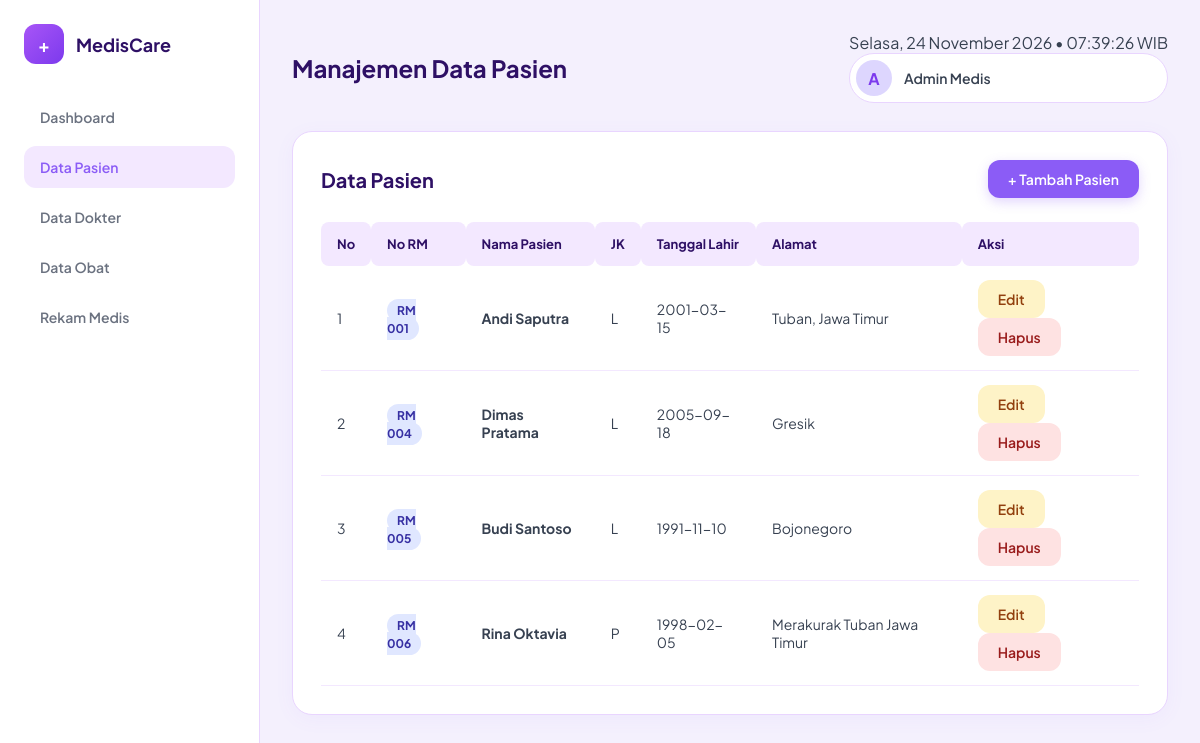
The app's page /pasien.php with its own data.
### tables this page shows
CREATE TABLE `pasien` (
  `id_pasien` int(11) NOT NULL,
  `no_rm` varchar(20) NOT NULL,
  `nama_pasien` varchar(100) NOT NULL,
  `jenis_kelamin` enum('L','P') NOT NULL,
  `tanggal_lahir` date NOT NULL,
  `alamat` text NOT NULL
);

### pasien.php (the view, shortened to what this page needs)
<?php
include 'koneksi.php';
$query = mysqli_query($koneksi, "SELECT * FROM pasien");
?>
<!DOCTYPE html>
<html lang="id">
<head>
    <link rel="stylesheet" href="style.css?v=10">
</head>
<body>
    <div class="sidebar">
        <div class="brand">
            <div class="brand-icon">+</div>
            <h2>MedisCare</h2>
        </div>
        <ul class="nav-menu">
            <li><a href="index.php">Dashboard</a></li>
            <li><a href="pasien.php" class="active">Data Pasien</a></li>
            <li><a href="dokter.php">Data Dokter</a></li>
            <li><a href="obat.php">Data Obat</a></li>
            <li><a href="rekam_medis.php">Rekam Medis</a></li>
        </ul>
    </div>
    <div class="main-content">
        <div class="top-bar">
            <h1>Manajemen Data Pasien</h1>
            <div class="top-right-group">
                <div class="datetime-badge">
                    <span id="tanggal-live">Memuat tanggal...</span>
                    <span>•</span>
                    <span id="jam-live">00:00:00</span>
                </div>
                <div class="user-profile">
                    <div class="avatar">A</div>
                    <span style="font-weight: 600; font-size: 14px;">Admin Medis</span>
                </div>
            </div>
        </div>
        <div class="container">
            <div class="header-title">
                <h3>Data Pasien</h3>
                <a href="tambah_pasien.php" class="btn btn-primary">+ Tambah Pasien</a>
            </div>
            <table>
                <thead>
                    <tr>
                        <th>No</th>
                        <th>No RM</th>
                        <th>Nama Pasien</th>
                        <th>JK</th>
                        <th>Tanggal Lahir</th>
                        <th>Alamat</th>
                        <th>Aksi</th>
                    </tr>
                </thead>
                <tbody>
                    <?php
                    $no = 1;
                    if(mysqli_num_rows($query) > 0){
                        while($d = mysqli_fetch_array($query)){
                    ?>
                    <tr>
                        <td><?= $no++; ?></td>
                        <td><span class="badge badge-purple"><?= $d['no_rm']; ?></span></td>
                        <td><strong><?= $d['nama_pasien']; ?></strong></td>
                        <td><?= $d['jenis_kelamin']; ?></td>
                        <td><?= $d['tanggal_lahir']; ?></td>
                        <td><?= $d['alamat']; ?></td>
                        <td>
                            <a href="edit_pasien.php?id=<?= $d['id_pasien']; ?>" class="btn btn-warning">Edit</a>
                            <a href="javascript:void(0)" onclick="konfirmasiHapus('hapus_pasien.php?id=<?= $d['id_pasien']; ?>')" class="btn btn-danger">Hapus</a>
                        </td>
                    </tr>
                    <?php
                        }
                    } ?>
                </tbody>
            </table>
        </div>
    </div>
</body>
</html>

### style.css (style rules this page uses)
:root { --bg-main: #F4F0FD; --sidebar-bg: #FFFFFF; --card-bg: #FFFFFF; --primary: #8B5CF6; --primary-hover: #7C3AED; --primary-light: #F3E8FF; --text-dark: #2E1065; --text-muted: #6B7280; --border-color: #E9D5FF; --danger-bg: #FEE2E2; --danger-text: #991B1B; --warning-bg: #FEF3C7; --warning-text: #92400E; }
* { box-sizing: border-box; font-family: 'Plus Jakarta Sans', sans-serif !important; margin: 0; padding: 0; }
body { background-color: var(--bg-main); color: #374151; display: flex; min-height: 100vh; }
.sidebar { width: 260px; background: var(--sidebar-bg); border-right: 1px solid var(--border-color); padding: 24px; display: flex; flex-direction: column; }
.brand { display: flex; align-items: center; gap: 12px; margin-bottom: 32px; }
.brand-icon { width: 40px; height: 40px; background: linear-gradient(135deg, #A855F7, #7C3AED); color: white; border-radius: 12px; display: flex; align-items: center; justify-content: center; font-weight: 700; font-size: 18px; }
.brand h2 { font-size: 18px; font-weight: 700; color: var(--text-dark); }
.nav-menu { display: flex; flex-direction: column; gap: 8px; list-style: none; }
.nav-menu a { display: flex; align-items: center; gap: 12px; padding: 12px 16px; color: var(--text-muted); text-decoration: none; font-weight: 600; font-size: 14px; border-radius: 12px; transition: all 0.2s; }
.nav-menu a:hover, .nav-menu a.active { color: var(--primary); background: var(--primary-light); }
.main-content { flex: 1; padding: 32px; overflow-y: auto; }
.top-bar { display: flex; justify-content: space-between; align-items: center; margin-bottom: 28px; }
.top-bar h1 { font-size: 24px; font-weight: 700; color: var(--text-dark); }
.user-profile { display: flex; align-items: center; gap: 12px; background: white; padding: 6px 14px 6px 6px; border-radius: 30px; border: 1px solid var(--border-color); }
.avatar { width: 36px; height: 36px; background: #DDD6FE; color: var(--primary-hover); border-radius: 50%; display: flex; align-items: center; justify-content: center; font-weight: 700; }
.container { background: var(--card-bg); padding: 28px; border-radius: 20px; box-shadow: 0 4px 20px rgba(139, 92, 246, 0.05); border: 1px solid var(--border-color); }
.header-title { display: flex; justify-content: space-between; align-items: center; margin-bottom: 24px; }
.header-title h3 { color: var(--text-dark); font-size: 20px; font-weight: 700; }
table { width: 100%; border-collapse: collapse; margin-top: 10px; }
th { background-color: var(--primary-light); color: var(--text-dark); font-weight: 700; font-size: 13px; text-align: left; padding: 14px 16px; border-radius: 8px; }
td { padding: 14px 16px; border-bottom: 1px solid #F3E8FF; font-size: 14px; }
.btn { display: inline-flex; align-items: center; justify-content: center; gap: 6px; padding: 10px 20px; text-decoration: none; border-radius: 12px; font-weight: 600; font-size: 14px; border: none; cursor: pointer; transition: all 0.2s; }
.btn-primary { background-color: var(--primary); color: white; box-shadow: 0 4px 12px rgba(139, 92, 246, 0.25); }
.btn-warning { background-color: var(--warning-bg); color: var(--warning-text); }
.btn-danger { background-color: var(--danger-bg); color: var(--danger-text); }
.badge { padding: 4px 10px; border-radius: 20px; font-size: 12px; font-weight: 700; }
.badge-purple { background-color: #E0E7FF; color: #3730A3; }

### records on screen
pasien: no_rm "RM 001", nama_pasien "Andi Saputra", jenis_kelamin "L", tanggal_lahir "2001-03-15", alamat "Tuban, Jawa Timur"
pasien: no_rm "RM 004", nama_pasien "Dimas Pratama", jenis_kelamin "L", tanggal_lahir "2005-09-18", alamat "Gresik"
pasien: no_rm "RM 005", nama_pasien "Budi Santoso", jenis_kelamin "L", tanggal_lahir "1991-11-10", alamat "Bojonegoro"
pasien: no_rm "RM 006", nama_pasien "Rina Oktavia", jenis_kelamin "P", tanggal_lahir "1998-02-05", alamat "Merakurak Tuban Jawa Timur"
